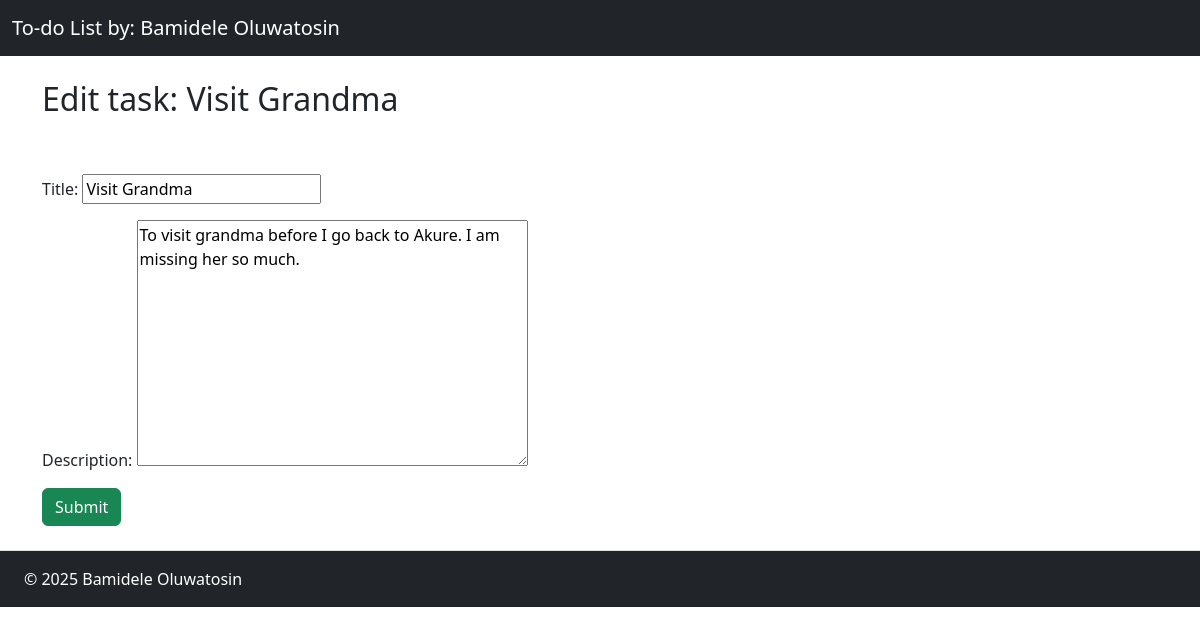
/edit-task/5/, run on the app's committed database.
### todo_list/models.py (models this page shows, shortened)
class Task(models.Model):
    title = models.CharField(max_length=256, unique=True)
    description = models.TextField(max_length=1000)
    created_at = models.DateTimeField(auto_now_add=True)
    modified_at = models.DateTimeField(null=True, auto_now=True)
    is_completed = models.BooleanField(default=False)
    user = models.ForeignKey(to=User, on_delete=models.CASCADE, related_name='tasks', blank=True, null=True)

### todo_list/views.py (the view)
# urls.py: path('edit-task/<str:pk>/', views.edit_task, name='edit_task'),
def edit_task(request, pk):
    task = Task.objects.get(id=pk)
    task_form = TaskForm(instance=task)
    if request.method == 'POST':
        task_form = TaskForm(request.POST, instance=task)
        if task_form.is_valid():
            task_form.save()
            return redirect('task_page', pk)
    context = {'task_form' : task_form, 'task' : task}
    return render(request, 'todo_list/edit_task.html', context)

### todo_list/forms.py
class TaskForm(ModelForm):
    class Meta:
        model = Task
        fields = ['title', 'description']

### todo_list/templates/todo_list/edit_task.html (shortened to what this page needs)
{% extends 'todo_list/base.html' %}
{% block main_content %}
    <h2>Edit task: {{task.title}}</h2>
    <br>
    <div class="my-4">
        <form method="POST" autocomplete="off" class="edit-task">
            {{task_form.as_p}}
            <button type="submit" class="btn btn-success">Submit</button>
        </form>
    </div>
{% endblock %}

### todo_list/templates/todo_list/base.html (style rules this page uses)
body { height: 100vh; }

### data on the page
Task: title "Visit Grandma", description "To visit grandma before I go back to Akure. I am missing her so much."
